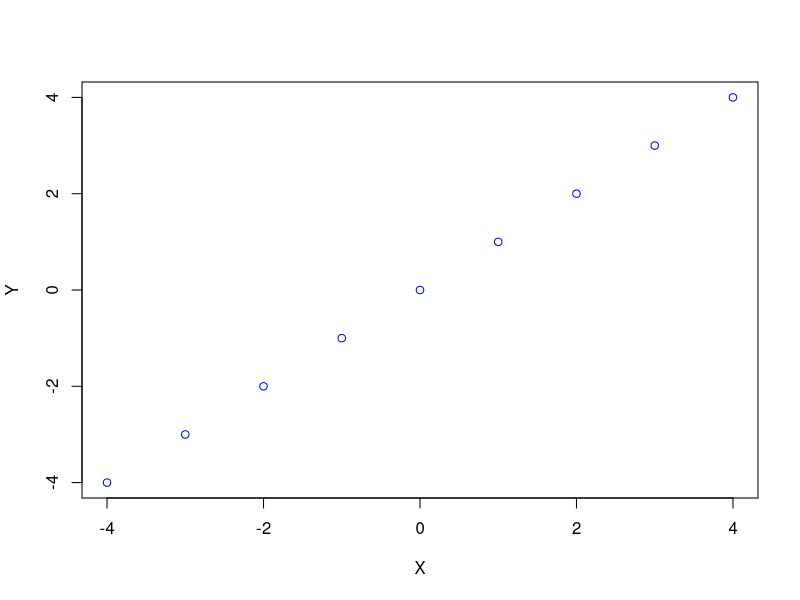
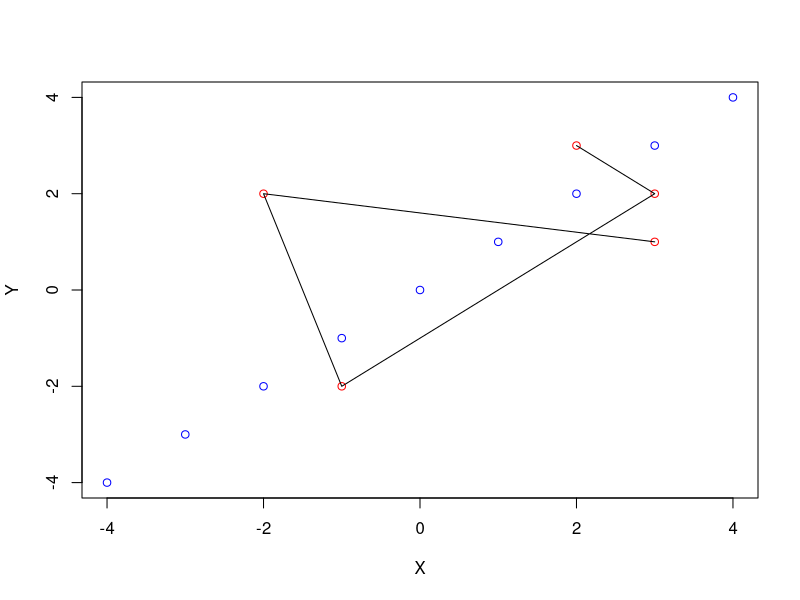
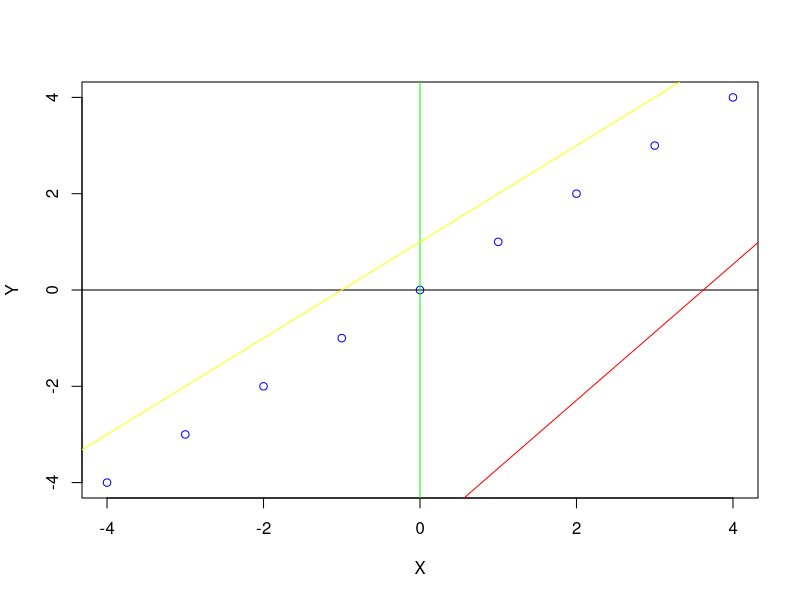
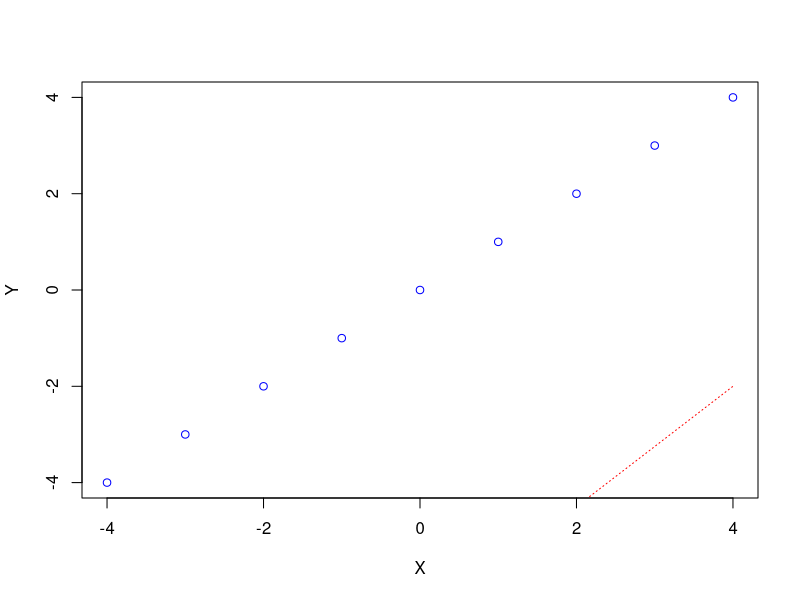
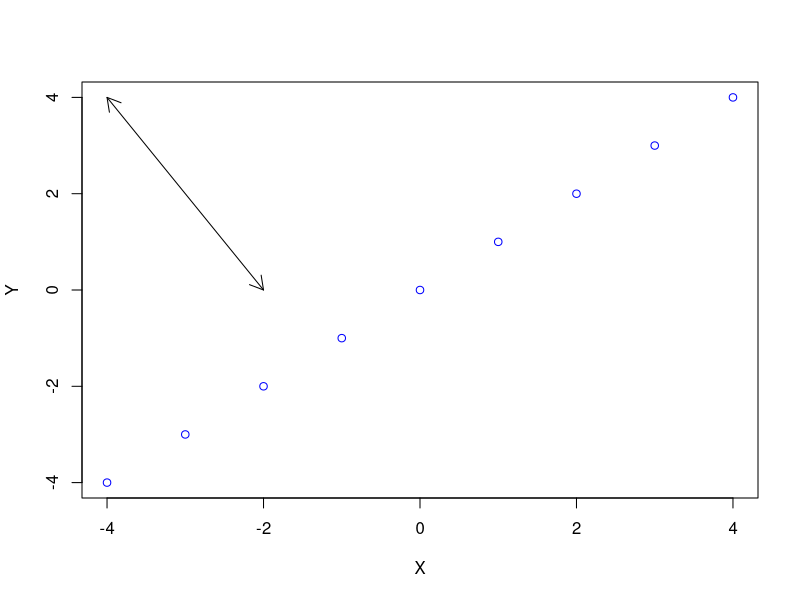
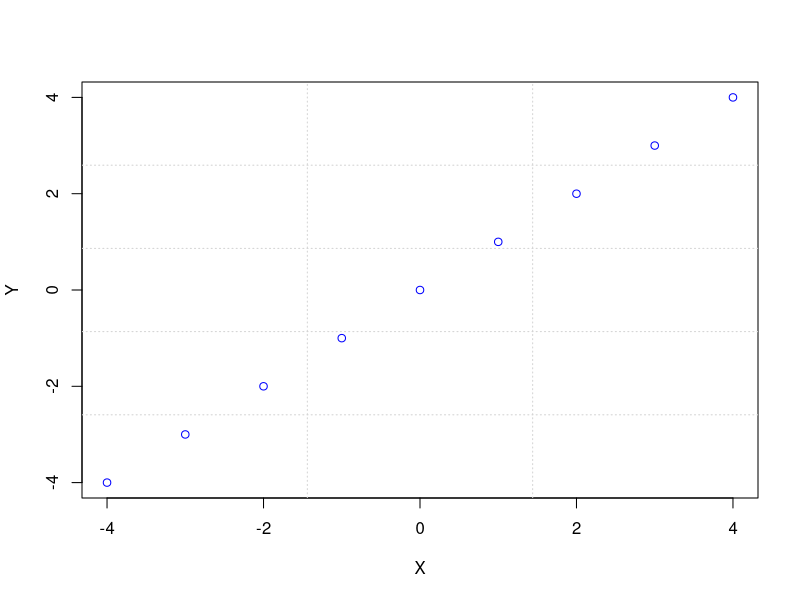
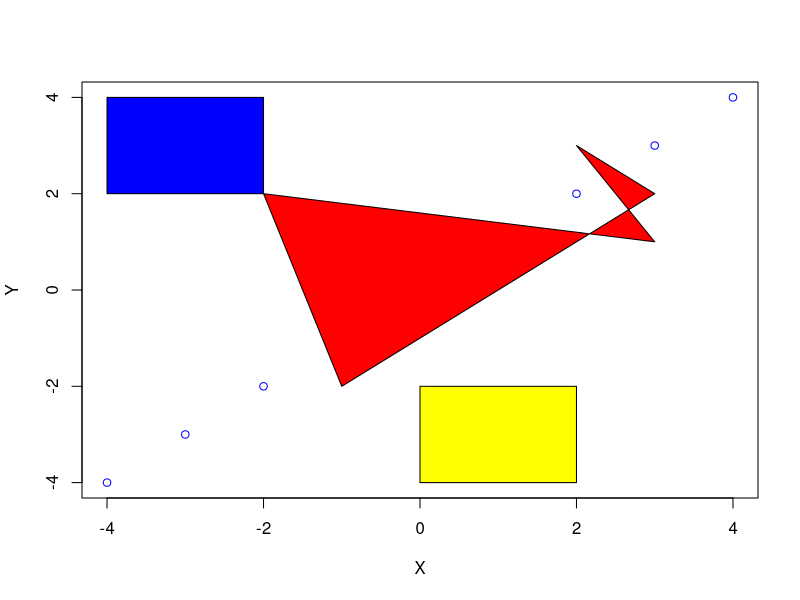
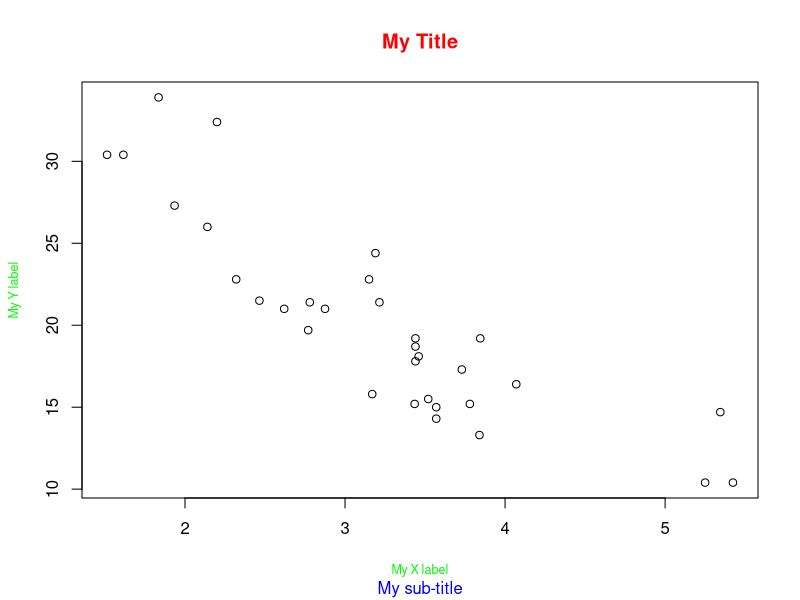

Here is the R script that generated these plots, in order: (Note: this script raises an error after producing the figures.)
## ---- chunk 1
knitr::opts_chunk$set(echo = TRUE)

setwd("D:/XH/R_Project/Questionnaire/file/R notebook")
## ---- chunk 2
plot(x = c(-4:4),y = c(-4:4),type = 'p', col = 'blue', xlab = 'X', ylab = 'Y')
## ---- chunk 3
plot(x = -4:4,y = -4:4,type = 'p', col = 'blue', xlab = 'X', ylab = 'Y')
points(x = c(3,-2,-1,3,2), y = c(1,2,-2,2,3), col = 'red')
lines(x = c(3,-2,-1,3,2), y = c(1,2,-2,2,3), col = 'black')
## ---- chunk 4
plot(x = -4:4,y = -4:4,type = 'p', col = 'blue', xlab = 'X', ylab = 'Y')
abline(h = 0, col = 'black')
abline(v = 0, col = 'green')
abline(a = 1,b = 1, col = 'yellow')
abline(lm(mtcars$mpg ~ mtcars$qsec), col = 'red')
## ---- chunk 5
plot(x = -4:4,y = -4:4,type = 'p', col = 'blue', xlab = 'X', ylab = 'Y')
segments(x0 = 2, y0 = -4.5, x1 = 4, y1 = -2, col = 'red', lty = 'dotted')
## ---- chunk 6
plot(x = -4:4,y = -4:4,type = 'p', col = 'blue', xlab = 'X', ylab = 'Y')
arrows(x0 = -4, y0 = 4, x1 = -2, y1 = 0, length = 0.15, angle = 30, code = 3)
## ---- chunk 7
plot(x = -4:4,y = -4:4,type = 'p', col = 'blue', xlab = 'X', ylab = 'Y')
grid(nx = 3, ny = 5, col = 'lightgray', lty = 'dotted')
## ---- chunk 8
plot(x = -4:4,y = -4:4,type = 'p', col = 'blue', xlab = 'X', ylab = 'Y')
polygon(x = c(3,-2,-1,3,2), y = c(1,2,-2,2,3),col = 'red')
# 绘制两个矩形，并填充颜色
rect(xleft = c(-4,0), ybottom = c(2,-4), xright = c(-2,2), ytop = c(4,-2), col = c('blue','yellow'))
## ---- chunk 9
# title():红色标题、蓝色子标题、坐标轴标签为绿及字体大小为0.75
plot(mtcars$wt,mtcars$mpg, main = '',sub = '', xlab = '', ylab = '')
title(main = 'My Title', col.main = 'red', sub = 'My sub-title', col.sub = 'blue', xlab = 'My X label', ylab = 'My Y label', col.lab = 'green', cex.lab = 0.75)
## ---- chunk 10
# text()、mtext():绘图区域、边缘区域添加文本
plot(mtcars$wt,mtcars$mpg, main = 'Milage vs. Car Weight', xlab = 'Weight', ylab = 'Mileage', pch= 18, col = 'blue')
text(x = mtcars$wt,y = mtcars$mpg, labels = row.names(mtcars), cex = 0.6, pos = 4, col = 'red')
mtext('Added by mtext()', side = 2, line = 2, col = 'blue')
## ---- chunk 11
x <- c(1:10); y <- x ; z <- x/10
par(mar = c(5,4,4,8)+0.1)
plot(x,y, type = 'b', pch = 21, col = 'red', yaxt = 'n', lty = 3, xlab = '', ylab = '')
lines(x,z, type = 'b', pch = 22, col = 'blue', lty = 2)
# 左侧添加坐标轴，并设置刻度标签样式
axis(side = 2, at = x, labels = x, col.axis = 'red', las = 2)
# 右侧添加坐标轴，并设置标签及刻度线长度
axis(side = 4, at = z, labels = round(z, digits = 2), col.axis = 'blue', las = 2, cex.axis = 0.7, tck = -0.1)
mtext('y = 1/x', side = 4, line = 3, cex.lab = 1, las =2, col = 'blue')
title('An Example of Creative Axes', xlab = 'X values', ylab = 'Y = X')
## ---- chunk 12
counts <- table(mtcars$vs, mtcars$gear)
barplot(counts, main = 'Car Distribution by Gears and VS', xlab = 'Number of Gears', col = c('darkblue', 'red'), beside = TRUE)
legend(x = 7.5, y = 12, legend = c('L-A', 'L-B'), pch = 15, col=c('blue', 'red'),cex= 0.8, pt.cex = 1, box.lty = 'dashed')
## ---- chunk 13

## ---- chunk 14

## ---- chunk 15

## ---- chunk 16

## ---- chunk 17

## ---- chunk 18

## ---- chunk 19

## ---- chunk 20

## ---- chunk 21
demo(plotmath)
## ---- chunk 22
# 之后创建的所有图形都将拥有斜体、 1.5倍于默认文本大小的坐标轴标签（名称），以及粗斜体、2倍于默认文本大小的标题。
par(font.lab = 3, cex.lab = 1.5, font.main = 4, cex.main = 2)

## ---- chunk 23
# 生成一幅4英寸宽、3英寸高、上下边界为1英寸、左边界为0.5英寸、右边界为0.2英寸的图形
par(pin = c(4,3), mai = c(1,.5,1,.2))
## ---- chunk 24

## ---- chunk 25
# 在par()函数中使用图形参数mfrow=c(nrows, ncols)来创建按行填充的、行数为nrows、列数为ncols的图形矩阵。
# 另外，可以使用nfcol=c(nrows, ncols)按列填充矩阵。

mypar <- par(mfrow = c(2,2))
plot(mtcars$wt, mtcars$mpg, main = 'Scatterplot of wt vs. mpg')
plot(mtcars$wt, mtcars$disp, main = 'Scatterplot of wt vs. disp')
hist(mtcars$wt, main = 'Histogram of wt')
boxplot(mtcars$wt, main = 'Boxplot of wt')
par(mypar)
## ---- chunk 26
# 请注意，高级绘图函数hist()包含了一个默认的标题（使用main=""可以禁用它，抑或使用ann=FALSE来禁用所有标题和标签

mypar <- par(mfrow = c(3,1))
hist(mtcars$wt, main = 'Histogram of wt')
hist(mtcars$mpg, main = 'Histogram of mpg')
hist(mtcars$disp, main = 'Histogram of disp')
par(mypar)
## ---- chunk 27
# 一幅图被置于第1行，另两幅图则被置于第2行：
# layout(mat = matrix(c(1,1,2,3), byrow = TRUE), widths = c(3,1), heights = c(1,2))
# layout.show(3)
# hist(mtcars$wt, main = 'Histogram of wt')
# hist(mtcars$mpg[1:3], main = 'Histogram of mpg')
# hist(mtcars$disp, main = 'Histogram of disp')
# par(mar=c(1,1,1,1))
## ---- chunk 28
# 将一幅图形置于第1行，两幅图形置于第2行。
# 但第1行中图形的高度是第2行中图形高度的三分之一。
# 除此之外，右下角图形的宽度是左下角图形宽度的四分之一：

layout(mat = matrix(c(1,1,2,3),2,2, byrow = TRUE), widths = c(3,1), heights = c(1,2))
layout.show(3)
hist(mtcars$wt, main = 'Histogram of wt')
hist(mtcars$mpg, main = 'Histogram of mpg')
hist(mtcars$disp, main = 'Histogram of disp')
par(mar=c(1,1,1,1))
## ---- chunk 29
# 通过排布或叠加若干图形来创建单幅的、有意义的图形，这需要有对图形布局的精细控制能力。你可以使用图形参数fig=完成这个任务。

opar <- par(no.readonly = TRUE)
par(fig = c(0,0.8,0,0.8))
# 散点图
plot(mtcars$wt, mtcars$mpg, xlab = 'Miles Per Gallon', ylab = 'Car Weight')

# 在上方添加箱线图
par(fig = c(0,0.8,0,0.8), new = TRUE)
boxplot(mtcars$wt, horizontal = TRUE, axes = FALSE)
# 在右侧添加箱线图
par(fig = c(0.65,1,0,0.8), new = TRUE)
boxplot(mtcars$mpg, axes = FALSE)

mtext('Enhanced Scatterplot', side = 3, outer = TRUE, line = -3)
par(opar)
